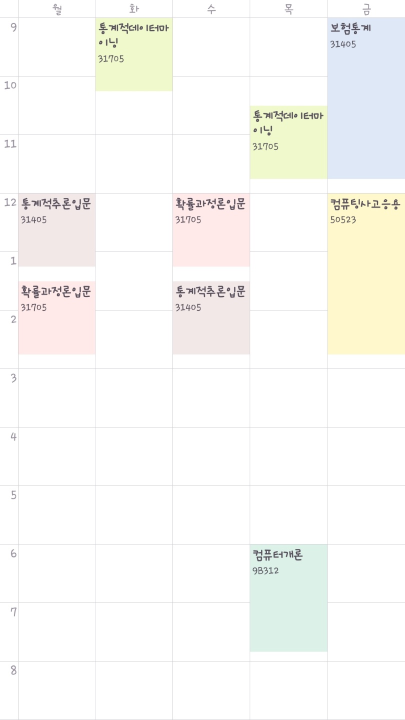
#> input picture everytime1.jpg, 810 x 1440 px (shown at 1/2 size)
$ python cleanFunctionDivideEveryTime.py
#> lines starting #> are read from the running program, lines starting #| are printed output that depends on the picture
import numpy
import cv2
import pytesseract
pytesseract.pytesseract.tesseract_cmd = 'C:/Program Files (x86)/Tesseract-OCR/tesseract'
import PIL

def divideEverytime(img):

    #열 자르기 index 생성

    dvdline = list(map(int,list(img[0,:,0]<=245)))

    nx = 0
    ax = [0]
    for i in range(len(dvdline)):
        if dvdline[i] == 1:
            ax.append(nx)
        nx += 1
    ax.append(img.shape[1])

    # 행 연속된 거 지우기
    dlt = 0
    for i in range((len(ax)-1)):
        if ax[i] > (ax[i+1]-5):
            ax[i] = 0

    ax.sort()
    while ax[1]==0:
        ax.pop(0)

    #행 자르기 index 생성

    dvdline = list(map(int,list(img[:,0,0]<=245)))

    ny = 0
    ay = [0]
    for i in range(len(dvdline)):
        if dvdline[i] == 1:
            ay.append(ny)
        ny += 1
    ay.append(img.shape[0])

    # 열 연속된 거 지우기
    dlt = 0
    for i in range((len(ay)-1)):
        if ay[i] > (ay[i+1]-5):
            ay[i] = 0

    ay.sort()
    while ay[1]==0:
        ay.pop(0)

    # 자르기
    weekNullTime = [] #공강 5열 행렬

    for i in range(len(ax)-1):
        subImg = img[:,ax[i]:ax[i+1]]
        cv2.imwrite('dvdImg\subImg{0}.png'.format(i), subImg)

    time = list(range(8,24))

    for i in range(1,6):
        img = cv2.imread('dvdImg\subImg{0}.png'.format(i))

        dayNullTime = [] #공강 1열 행렬

        for j in range(len(ay)-1):
            subImg = img[ay[j]:ay[j+1],:]

            nrow = round((subImg.shape[0]-1)/4)
            divide4 = [0,nrow,2*nrow,3*nrow,subImg.shape[0]]


            for k in range(len(divide4)-1):
                subsubImg = subImg[divide4[k]:divide4[k+1],]
                meanColor = subsubImg.mean()
                if meanColor >= 250:
                    dayNullTime.append(0)
                else:
                    dayNullTime.append(1)

        while len(dayNullTime)<64:
            dayNullTime.append(0)

        weekNullTime.append(dayNullTime)

    result = numpy.array(weekNullTime).transpose()
    result = numpy.delete(result, [0,1,2,3], 0)

    return(result)


def tellMeNull(im): #im is the matrix that shows dayNullTime

    if im[0] == 0:
        strt = [0]
    else:
        strt = []
    end=[]

    for i in range(len(im)-1):
        if im[i]!=0 and im[i+1]==0:
            strt.append(i+1)

        if im[i]==0 and im[i+1]!=0:
            end.append(i+1)

    if im[-1]==0:
        end.append(len(im))

    hour = 9
    minute = 0 #시작 시간 및 분: 9시 0분

    sT = []
    eT = [] #시간으로 변환

    for i in range(len(strt)):
        sh = None
        sm = None
        sh = hour + strt[i]*15//60
        sm = minute + strt[i]*15%60
        sT.append('{0}시 {1}분'.format(sh,sm))

    for i in range(len(end)):
        eh = None
        em = None
        eh = hour + end[i]*15//60
        em = minute + end[i]*15%60
        eT.append('{0}시 {1}분'.format(eh,em))

    result = []

    for i in range(len(sT)):
        result.append([ i+1, sT[i], eT[i] ])

    return(result)


def tellMeNullWeek(im,day=['all']):

    speaker = []
    date = {0:'월요일', 1:'화요일', 2:'수요일', 3:'목요일', 4:'금요일'}
    day2 = ['mon', 'tue', 'wed', 'thu', 'fri']
    day1 = []

    if day[0] == 'all':
        day1 = [0,1,2,3,4]
    else:
        for i in range(len(day)):
            if day[i] in day2:
                day1.append( day2.index(day[i].lower()) )
        day1.sort()


    for i in day1:
        imDate = im[:,i]
        tellMe = tellMeNull(imDate)
        for j in range(len(tellMe)):
            thisIsNull = tellMe[j]
            speaker.append( '{0} 당신의 {1}번 째 공강시간은: {2} ~ {3}'.format(date[i],thisIsNull[0],
                                                                       thisIsNull[1],thisIsNull[2]))
    return(speaker)


def tellOurNull(imgList,day=['all']):

    imgListCvt = []

    for i in range(len(imgList)):
        imgListCvt.append( divideEverytime(imgList[i]) )

    lastImg = sum(imgListCvt)
    speaker = tellMeNullWeek(lastImg,day)

    return(speaker)


img1 = cv2.imread('everytime1.jpg')
#> img1 is the input picture: shape (1440, 810, 3); mean B, G, R 246.2, 249.3, 249.5
img2 = cv2.imread('everytime2.jpg')
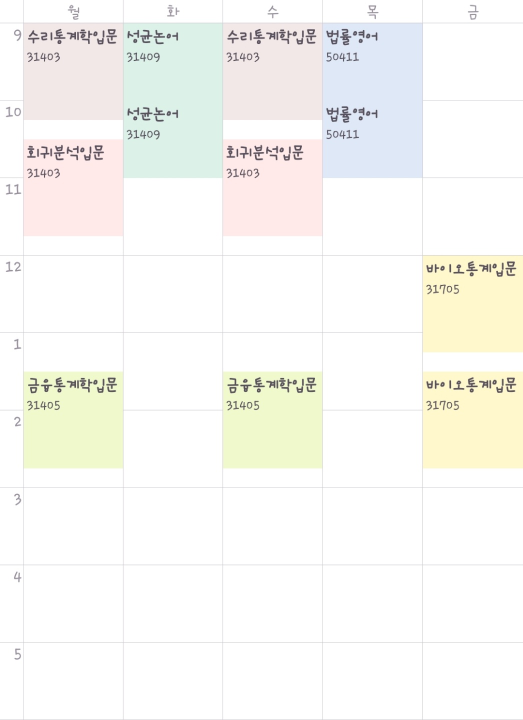
#> input picture everytime2.jpg, 1045 x 1440 px (shown at 1/2 size)
#> img2 is the input picture: shape (1440, 1045, 3); mean B, G, R 243.8, 247.8, 248.1
img3 = cv2.imread('everytime3.jpg')
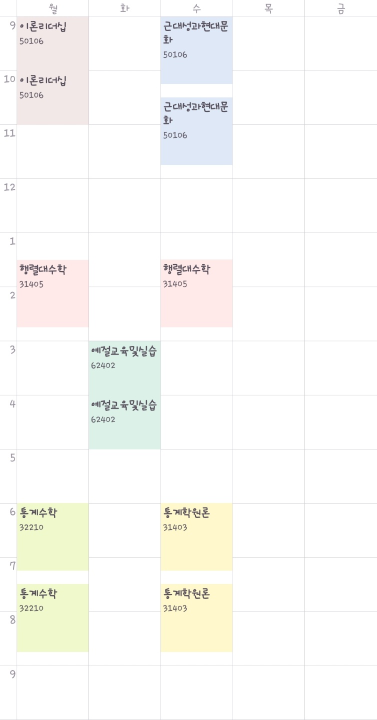
#> input picture everytime3.jpg, 753 x 1440 px (shown at 1/2 size)
#> img3 is the input picture: shape (1440, 753, 3); mean B, G, R 247, 249.7, 249.8
imgList =[img1, img2, img3]

if __name__ == "__main__":
    for i in tellOurNull(imgList,day=['fri','mon','wed']):
#> in divideEverytime, `dvdline = list(map(int,list(img[0,:,0]<=245)))`: dvdline = 810 values, max 1 at index 36, min 0 at index 0, mean 0.00741
#> after the loop in divideEverytime, `for i in range(len(dvdline)):`: ax = [0, 36, 190, 345, 499, 500, 655]; nx = 810
#> the loop in divideEverytime, `for i in range((len(ax)-1)):` made 7 passes
#> after the loop in divideEverytime, `for i in range((len(ax)-1)):`: ax = [0, 36, 190, 345, 0, 500, 655, 810]
#> the loop in divideEverytime, `while ax[1]==0:` made 1 pass
#> after the loop in divideEverytime, `while ax[1]==0:`: ax = [0, 36, 190, 345, 500, 655, 810]
#> in divideEverytime, `dvdline = list(map(int,list(img[:,0,0]<=245)))`: dvdline = 1440 values, max 1 at index 35, min 0 at index 0, mean 0.00903
#> after the loop in divideEverytime, `for i in range(len(dvdline)):`: ay = [0, 35, 152, 269, 386, 503, 620, 737, 854, 971, 1088, 1205, 1322, 1439]; ny = 1440
#> the loop in divideEverytime, `for i in range((len(ay)-1)):` made 14 passes
#> after the loop in divideEverytime, `for i in range((len(ay)-1)):`: ay = [0, 35, 152, 269, 386, 503, 620, 737, 854, 971, 1088, 1205, 1322, 0, 1440]
#> the loop in divideEverytime, `while ay[1]==0:` made 1 pass
#> after the loop in divideEverytime, `while ay[1]==0:`: ay = [0, 35, 152, 269, 386, 503, 620, 737, 854, 971, 1088, 1205, 1322, 1440]
#> the loop in divideEverytime, `for i in range(len(ax)-1):` made 6 passes
#> pass 2, in divideEverytime, `subImg = img[:,ax[i]:ax[i+1]]`:
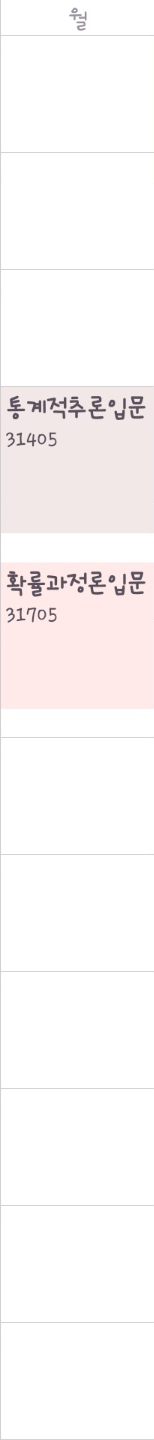
#> subImg: shape (1440, 154, 3); mean B, G, R 248.1, 248.1, 251.2
#> pass 3, in divideEverytime, `subImg = img[:,ax[i]:ax[i+1]]`:
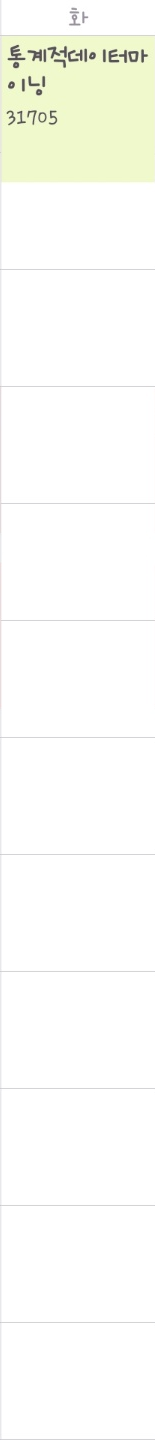
#> subImg: shape (1440, 155, 3); mean B, G, R 248.6, 252.8, 252
#> the loop in divideEverytime, `for j in range(len(ay)-1):` made 13 passes
#> (nrow, divide4) on passes 1 to 12: (8, [0, 8, 16, 24, 35]), (29, [0, 29, 58, 87, 117]), (29, [0, 29, 58, 87, 117]), (29, [0, 29, 58, 87, 117]), (29, [0, 29, 58, 87, 117]), (29, [0, 29, 58, 87, 117]), (29, [0, 29, 58, 87, 117]), (29, [0, 29, 58, 87, 117]), (29, [0, 29, 58, 87, 117]), (29, [0, 29, 58, 87, 117]), (29, [0, 29, 58, 87, 117]), (29, [0, 29, 58, 87, 117])
#> pass 1, in divideEverytime, `subImg = img[ay[j]:ay[j+1],:]`:
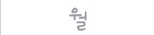
#> subImg: shape (35, 154, 3); mean B, G, R 252.3, 252, 252.1
#> pass 2, in divideEverytime, `subImg = img[ay[j]:ay[j+1],:]`:
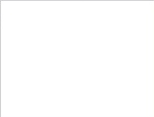
#> subImg: shape (117, 154, 3); mean B, G, R 254.3, 254.3, 254.3
#> after the loop in divideEverytime, `for j in range(len(ay)-1):`: dayNullTime = 52 values, max 1 at index 16, min 0 at index 0, mean 0.192
#> the loop in divideEverytime, `while len(dayNullTime)<64:` made 12 passes
#> after the loop in divideEverytime, `while len(dayNullTime)<64:`: dayNullTime = 64 values, max 1 at index 16, min 0 at index 0, mean 0.156
#> in divideEverytime, `result = numpy.array(weekNullTime).transpose()`: result = 64 rows, first 6: [0, 0, 0, 0, 0], [0, 0, 0, 0, 0], [0, 0, 0, 0, 0], [0, 0, 0, 0, 0], [0, 1, 0, 0, 1], [0, 1, 0, 0, 1]
#> in divideEverytime, `result = numpy.delete(result, [0,1,2,3], 0)`: result = 60 rows, first 6: [0, 1, 0, 0, 1], [0, 1, 0, 0, 1], [0, 1, 0, 0, 1], [0, 1, 0, 0, 1], [0, 1, 0, 0, 1], [0, 0, 0, 0, 1]
#> in tellOurNull, `lastImg = sum(imgListCvt)`: lastImg = 60 rows, first 6: [2, 2, 2, 1, 1], [2, 2, 2, 1, 1], [2, 2, 2, 1, 1], [2, 2, 2, 1, 1], [2, 2, 2, 1, 1], [1, 1, 0, 1, 1]
#> the loop in tellMeNullWeek, `for i in day1:` made 3 passes
#> tellMe on pass 3: [[1, '11시 45분', '12시 0분'], [2, '14시 45분', '24시 0분']]
#> after the loop in tellMeNullWeek, `for i in day1:`: speaker = 13 items
        print(i)
#| 월요일 당신의 1번 째 공강시간은: 11시 45분 ~ 12시 0분
